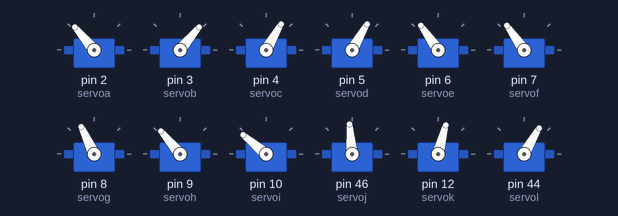
This sketch was run on a simulated Arduino Mega 2560, built with avr-gcc and run on an emulated ATmega2560. Shown: 12 × servo.

Above: at 0.1 s.
At 4.13 s:
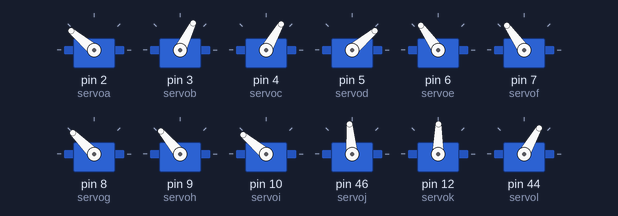
At 7.38 s:
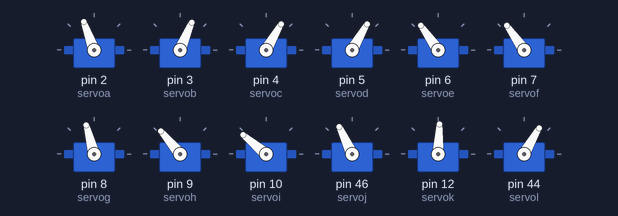
At 16.5 s:
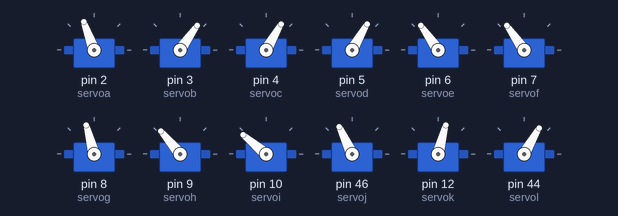
At 25.8 s:
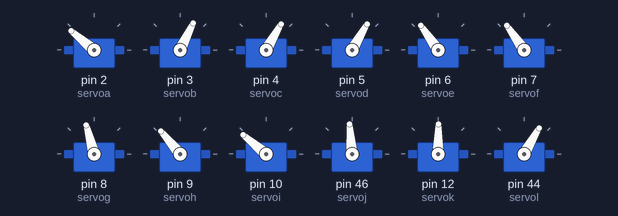
At 38.6 s:
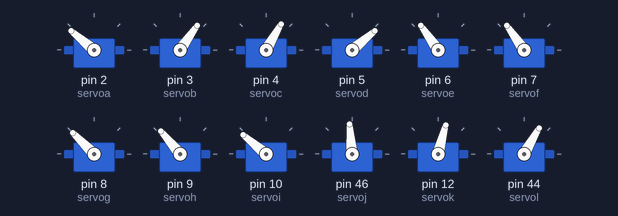
Timing chart, 0 to 40.0 s (numbered marks = the images above):
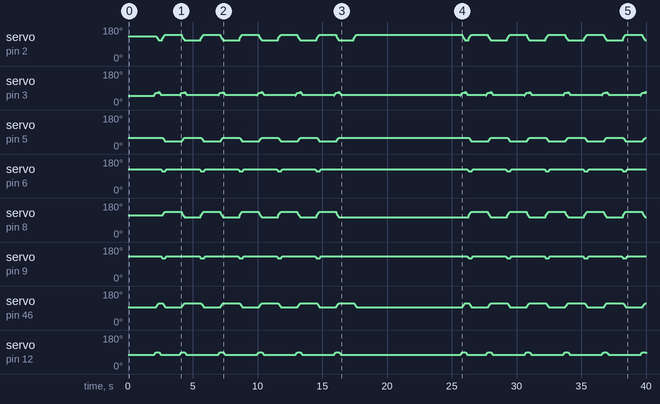

The sketch:

teskaki_trot.ino
```cpp
#include <Servo.h>

Servo servoa, servob, servoc, servod, servoe, servof, servog, servoh, servoi, servoj, servok, servol;

int a = 130;
int b = 50;
int c = 60;
int d = 60;
int e = 125;
int f = 125;
int g = 115;
int h = 130;
int i = 140;
int j = 95;
int k = 75;
int l = 60;
int repeat;

void setup() {
  servoa.attach(2);
  servob.attach(3);
  servoc.attach(4);
  servod.attach(5);
  servoe.attach(6);
  servof.attach(7);
  servog.attach(8);
  servoh.attach(9);
  servoi.attach(10);
  servoj.attach(46);
  servok.attach(12);
  servol.attach(44);
  berdiri();
}

void loop() {
  delay(2000);
  trot();
  delay(1000);
}

void berdiri(){
  servoa.write(130);
  servob.write(50);
  servoc.write(60);

  servod.write(60);
  servoe.write(125);
  servof.write(125);

  servog.write(115);
  servoh.write(130);
  servoi.write(140);

  servoj.write(95);
  servok.write(75);
  servol.write(60);
}

void trot(){
  //step 1 left maju
  for(b=50, k=75; b<=70, k<=90; b++, k++){
    servob.write(b);
    servok.write(k);
    delay(10);
  }
  for(a=130, j=95; a>=120, j<=115; a--, j++){
    servoa.write(a);
    servoj.write(j);
    delay (10);
  }
  for(b=70, k=90; b>=50, k>=75; b--, k--){
    servob.write(b);
    servok.write(k);
    delay(10);
  }

  for(repeat=0; repeat<5; repeat++){
    //step 2 right maju + Left Mundur
  for(h=130, e=125; h>=120, e>=115; h--, e--){
  // 120 -> 85
    servoh.write(h);
    servoe.write(e);
    delay(10);
  }
  for(g=115, d=60, a=120, j=115; g<=125, d>=40, a<=130, j>=95; g++, d--, a++, j--){
  // 115 -> 140
    servog.write(g);
    servod.write(d);
    servoa.write(a);
    servoj.write(j);
    delay (10);
  }
  for(h=120, e=115; h<=130, e<=125; h++, e++){
  // 85 -> 120
    servoh.write(h);
    servoe.write(e);
    delay(10);
  }
  delay(1000);


  //step 3 right mundur + Left Maju
  for(b=50, k=75; b<=70, k<=90; b++, k++){
  // 120 -> 85
    servob.write(b);
    servok.write(k);
    delay(10);
  }
  for(g=125, d=40, a=130, j=95; g>=115, d<=60, a>=120, j<=115; g--, d++, a--, j++){
  // 115 -> 140
    servog.write(g);
    servod.write(d);
    servoa.write(a);
    servoj.write(j);
    delay (10);
  }
  for(b=70, k=90; b>=50, k>=75; b--, k--){
  // 85 -> 120
    servob.write(b);
    servok.write(k);
    delay(10);
  }
  delay(1000);
  }
  for(a=120, j=115; a<=130, j>=95; a++, j--){
    servoa.write(a);
    servoj.write(j);
    delay (10);
  }
  delay(5000);
}
//   //step 2 right mundur
//    for(h=130, e=125; h>=85, e>=65; h--, e--){
//    // 120 -> 85
//      servoh.write(h);
//      servoe.write(e);
//      delay(10);
//    }
//    for(g=115, d=60; g>=80, d<=100; g--, d++){
//    // 115 -> 140
//      servog.write(g);
//      servod.write(d);
//      delay (10);
//    }
//    for(h=85, e=65; h<=130, e<=125; h++, e++){
//    // 85 -> 120
//      servoh.write(h);
//      servoe.write(e);
//      delay(10);
//    }
//  //step 3 left mundur
//  for(b=50, k=75; b<=70, k<=90; b++, k++){
//    servob.write(b);
//    servok.write(k);
//    delay(10);
//  }
//  for(a=120, j=115; a<=130, j>=95; a++, j--){
//    servoa.write(a);
//    servoj.write(j);
//    delay (10);
//  }
//  for(b=70, k=90; b>=50, k>=75; b--, k--){
//    servob.write(b);
//    servok.write(k);
//    delay(10);
//  }
//    //step 4 right maju
//    for(h=130, e=125; h>=85, e>=65; h--, e--){
//    // 120 -> 85
//      servoh.write(h);
//      servoe.write(e);
//      delay(10);
//    }
//    for(g=80, d=100; g<=115, d>=60; g++, d--){
//    // 115 -> 140
//      servog.write(g);
//      servod.write(d);
//      delay (10);
//    }
//    for(h=85, e=65; h<=130, e<=125; h++, e++){
//    // 85 -> 120
//      servoh.write(h);
//      servoe.write(e);
//      delay(10);
//    }
```
